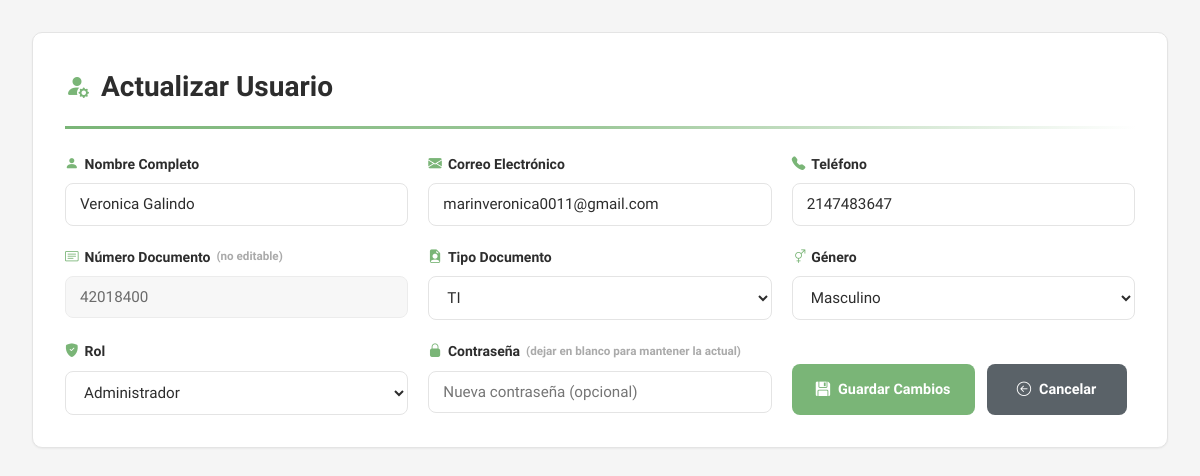
The app's page /miscelaneabauty/index.php?action=actualizarusuario (signed in) with its own data.
### tables this page shows
CREATE TABLE `usuario` (
  `nombrecompleto` varchar(60) DEFAULT NULL,
  `correoelectronic` varchar(60) DEFAULT NULL,
  `telefono` int(11) DEFAULT NULL,
  `numerodocumen` int(11) NOT NULL,
  `tipogenero` varchar(10) DEFAULT NULL,
  `contra` varchar(10) DEFAULT NULL,
  `idtipo` int(11) DEFAULT NULL,
  `idrol` int(11) NOT NULL,
  `reset_token` varchar(255) DEFAULT NULL,
  `token_expira` datetime DEFAULT NULL
);

CREATE TABLE `idtipodocu` (
  `idtipo` int(11) NOT NULL,
  `documento` varchar(10) DEFAULT NULL
);

CREATE TABLE `rol` (
  `idrol` int(11) NOT NULL,
  `nombrerol` varchar(30) NOT NULL
);

### miscelaneabauty/controllers/usuarioController.php (called while the page is built, shortened)
<?php
require_once "./model/usuarioModel.php";
require_once "./config/database.php";
class UsuarioController
{
    private $usuarioModel;
    public function __construct()
    {
        $database = new Database();
        $this->db = $database->getConnection();
        $this->usuarioModel = new UsuarioModel($this->db);
    }
    public function listUsuario()
    {
        $numerodocumen = $_GET["numerodocumen"] ?? "";
        $numerodocumen = trim($numerodocumen);
        return $this->usuarioModel->getUsuariosConDetalles($numerodocumen, true);
    }
}

### miscelaneabauty/config/database.php (called while the page is built, shortened)
<?php
class Database
{
    private $host     = "localhost";
    private $db_name  = "u243468983_miselanea";
    private $username = "u243468983_miselanea";
    private $password = "42018400Miselanea";
    public function getConnection(): PDO
    {
        $this->conn = null;
        try {
            $this->conn = new PDO(
                "mysql:host=" . $this->host . ";dbname=" . $this->db_name . ";charset=utf8",
                $this->username,
                $this->password
            );
            $this->conn->setAttribute(PDO::ATTR_ERRMODE, PDO::ERRMODE_EXCEPTION);
        } catch (PDOException $exception) {
            error_log("Error de conexión: " . $exception->getMessage());
            header('Content-Type: application/json');
            die(json_encode(['ok' => false, 'msg' => 'Error de conexión a la base de datos']));
            exit;
        }
        return $this->conn;
    }
}

### miscelaneabauty/model/usuarioModel.php (called while the page is built, shortened)
<?php
class usuarioModel{
    private $conn;
    private $table = "usuario";
    public function __construct($db)
    {
        $this->conn = $db;
    }
    public function getUsuariosConDetalles($numerodocumen = "")
{
    if (!empty($numerodocumen)) {
        $query = "SELECT u.*, r.nombrerol, t.documento
                  FROM " . $this->table . " u
                  INNER JOIN rol r ON u.idrol = r.idrol
                  INNER JOIN idtipodocu t ON u.idtipo = t.idtipo
                  WHERE u.numerodocumen = ?";
        $stmt = $this->conn->prepare($query);
        $stmt->execute([$numerodocumen]);
    } else {
        $query = "SELECT u.*, r.nombrerol, t.documento
                  FROM " . $this->table . " u
                  INNER JOIN rol r ON u.idrol = r.idrol
                  INNER JOIN idtipodocu t ON u.idtipo = t.idtipo
                  ORDER BY u.nombrecompleto ASC";
        $stmt = $this->conn->prepare($query);
        $stmt->execute();
    }
    return $stmt->fetchAll(PDO::FETCH_ASSOC);
}
}

### miscelaneabauty/controllers/idtipodocuController.php (called while the page is built, shortened)
<?php
require_once "./model/idtipodocuModel.php";
require_once "./config/database.php";
class IdtipodocuController
{
    private $idtipodocuModel;
    public function __construct()
    {
        $database = new Database();
        $this->db = $database->getConnection();
        $this->idtipodocuModel = new IdtipodocuModel($this->db);
    }
    public function listTipoDocum(){
        $documento = $_GET["documento"] ?? "";
        return $this->idtipodocuModel->getTipoDocum($documento);
    }
}

### miscelaneabauty/model/idtipodocuModel.php (called while the page is built, shortened)
<?php
class idtipodocuModel{
    private $conn;
    private $table = "idtipodocu";
    public function __construct($db)
    {
        $this->conn = $db;
    }
    public function getTipoDocum($documento)
    {
        $query = "SELECT * FROM " . $this->table . " WHERE documento LIKE ?";
        $stmt = $this->conn->prepare($query);
        $stmt->execute(["%" . $documento . "%"]);
        return $stmt->fetchAll(PDO::FETCH_ASSOC);
    }
}

### miscelaneabauty/controllers/rolController.php (called while the page is built, shortened)
<?php
require_once "./model/rolModel.php";
require_once "./config/database.php";
class rolController
{
    private $rolModel;
    public function __construct()
    {
        $database = new Database();
        $this->db = $database->getConnection();
        $this->rolModel = new rolModel($this->db);
    }
    public function listRol(){
        $nombrerol = $_GET["nombrerol"] ?? "";
        return $this->rolModel->getRol($nombrerol);
    }
}

### miscelaneabauty/model/rolModel.php (called while the page is built, shortened)
<?php
class rolModel{
    private $conn;
    private $table = "rol";
    public function __construct($db)
    {
        $this->conn = $db;
    }
    public function getRol($nombrerol = "")
    {
        $query = "SELECT * FROM " . $this->table . " WHERE nombrerol LIKE ?";
        $stmt = $this->conn->prepare($query);
        $stmt->execute(["%" . $nombrerol . "%"]);
        return $stmt->fetchAll(PDO::FETCH_ASSOC);
    }
}

### miscelaneabauty/views/update_usuario.php (the view, shortened to what this page needs)
<!DOCTYPE html>
<html lang="es">
<head>
    <link href="https://cdn.jsdelivr.net/npm/bootstrap-icons/font/bootstrap-icons.css" rel="stylesheet">
    <link rel="stylesheet" href="./views/vformularios.css?v=<?= time(); ?>">
</head>
<body>
<div class="container">
    <div class="results-section fade-in">
        <h3><i class="bi bi-person-fill-gear"></i> Actualizar Usuario</h3>
        <?php
        $numerodocumen = $_GET['numerodocumen'] ?? null;
        $usuarioEditar = null;
        foreach ($usuarios as $user) {
            if ($user['numerodocumen'] == $numerodocumen) {
                $usuarioEditar = $user;
                break;
            }
        }
        if (!$usuarioEditar): ?>
            <div class="alert alert-error">
                <i class="bi bi-exclamation-triangle-fill"></i>
                <span>⚠️ Usuario no encontrado</span>
            </div>
            <?php if (isset($_SESSION['idrol']) && $_SESSION['idrol'] == 1): ?>
                <a href="index.php?action=listUsuario" class="btn btn-back">
                    <i class="bi bi-arrow-left-circle"></i> Volver a la lista
                </a>
            <?php else: ?>
                <a href="index.php?action=dashBoardu" class="btn btn-back">
                    <i class="bi bi-arrow-left-circle"></i> Volver al panel
                </a>
            <?php endif; ?>
        <?php else: ?>
        <form action="index.php?action=actualizarusuario" method="post" class="form-grid">
            <div class="form-group">
                <label for="nombrecompleto"><i class="bi bi-person-fill"></i> Nombre Completo</label>
                <input type="text" name="nombrecompleto" id="nombrecompleto" required
                       value="<?= htmlspecialchars($usuarioEditar['nombrecompleto']); ?>">
            </div>
            <div class="form-group">
                <label for="correoelectronic"><i class="bi bi-envelope-fill"></i> Correo Electrónico</label>
                <input type="email" name="correoelectronic" id="correoelectronic" required
                       value="<?= htmlspecialchars($usuarioEditar['correoelectronic']); ?>">
            </div>
            <div class="form-group">
                <label for="telefono"><i class="bi bi-telephone-fill"></i> Teléfono</label>
                <input type="text" name="telefono" id="telefono" required
                       value="<?= htmlspecialchars($usuarioEditar['telefono']); ?>">
            </div>
            <div class="form-group">
                <label><i class="bi bi-card-text"></i> Número Documento <small style="color:#aaa;">(no editable)</small></label>
                <input type="text"
                       value="<?= htmlspecialchars($usuarioEditar['numerodocumen']); ?>"
                       readonly
                       style="background-color: #f5f5f5; cursor: not-allowed; opacity: 0.7;">
            </div>
            <div class="form-group">
                <label for="idtipo"><i class="bi bi-file-earmark-person-fill"></i> Tipo Documento</label>
                <select name="idtipo" id="idtipo" required>
                    <?php foreach ($docums as $docu): ?>
                        <option value="<?= htmlspecialchars($docu['idtipo']); ?>"
                            <?= ($docu['idtipo'] == $usuarioEditar['idtipo']) ? 'selected' : ''; ?>>
                            <?= htmlspecialchars($docu['documento']); ?>
                        </option>
                    <?php endforeach; ?>
                </select>
            </div>
            <div class="form-group">
                <label for="tipogenero"><i class="bi bi-gender-ambiguous"></i> Género</label>
                <select name="tipogenero" id="tipogenero" required>
                    <option value="Masculino" <?= ($usuarioEditar['tipogenero'] == 'Masculino') ? 'selected' : ''; ?>>Masculino</option>
                </select>
            </div>
            <div class="form-group">
                <label for="idrol"><i class="bi bi-shield-fill-check"></i> Rol</label>
                <?php if (isset($_SESSION['idrol']) && $_SESSION['idrol'] == 1): ?>
                    <select name="idrol" id="idrol" required>
                        <?php foreach ($roles as $rol): ?>
                            <option value="<?= htmlspecialchars($rol['idrol']); ?>"
                                <?= ($rol['idrol'] == $usuarioEditar['idrol']) ? 'selected' : ''; ?>>
                                <?= htmlspecialchars($rol['nombrerol']); ?>
                            </option>
                        <?php endforeach; ?>
                    </select>
                <?php endif; ?>
            </div>
            <div class="form-group">
                <label for="contra"><i class="bi bi-lock-fill"></i> Contraseña <small style="color:#aaa;">(dejar en blanco para mantener la actual)</small></label>
                <input type="password" name="contra" id="contra"
                       placeholder="Nueva contraseña (opcional)">
            </div>
            <div class="button-group">
                <button type="submit" class="btn btn-primary">
                    <i class="bi bi-floppy-fill"></i> Guardar Cambios
                </button>
                <?php if (isset($_SESSION['idrol']) && $_SESSION['idrol'] == 1): ?>
                    <a href="index.php?action=listUsuario" class="btn btn-back">
                        <i class="bi bi-arrow-left-circle"></i> Cancelar
                    </a>
                <?php else: ?>
                    <a href="index.php?action=dashBoardu" class="btn btn-back">
                        <i class="bi bi-arrow-left-circle"></i> Cancelar
                    </a>
                <?php endif; ?>
            </div>
        </form>
        <?php endif; ?>
    </div>
</div>
</body>
</html>

### miscelaneabauty/views/vformularios.css (style rules this page uses)
:root { --green: #9ec99b; --green-dark: #7ab577; --green-light: #eef7ed; --text: #2d2d2d; --text-muted: #888; --border: #e4e4e4; --white: #fff; --bg: #f5f5f5; --blue: #5b7cfa; --radius: 10px; --shadow-sm: 0 1px 2px rgba(0, 0, 0, 0.05); --shadow-md: 0 4px 6px rgba(0, 0, 0, 0.07); }
* { margin: 0; padding: 0; box-sizing: border-box; }
body { font-family: 'Urbanist', sans-serif; background: var(--bg); color: var(--text); line-height: 1.6; }
.container { max-width: 1400px; margin: 0 auto; padding: 2rem; }
.results-section { background: var(--white); border-radius: var(--radius); padding: 2rem; border: 1px solid var(--border); box-shadow: var(--shadow-sm); }
.results-section h3 { font-size: 1.75rem; font-weight: 700; color: var(--text); margin-bottom: 1.5rem; padding-bottom: 1rem; border-bottom: 3px solid transparent; border-image: linear-gradient(90deg, var(--green-dark) 0%, var(--green) 50%, transparent 100%); border-image-slice: 1; display: flex; align-items: center; gap: 0.75rem; }
.results-section h3 i { color: var(--green-dark); font-size: 1.5rem; }
.button-group { display: flex; gap: 0.75rem; margin-top: 1.5rem; flex-wrap: wrap; }
.btn, .btn-back { display: inline-flex; align-items: center; justify-content: center; gap: 0.5rem; padding: 0.7rem 1.5rem; border-radius: 8px; font-size: 0.9rem; font-weight: 600; text-decoration: none; cursor: pointer; border: none; font-family: inherit; transition: all 0.2s ease; min-width: 140px; }
.btn-back { background: #5a6268; color: white; }
.btn-primary { background: var(--green-dark); color: white; }
.form-grid { display: grid; grid-template-columns: repeat(auto-fit, minmax(280px, 1fr)); gap: 1.25rem; margin-top: 1.5rem; }
.form-group { display: flex; flex-direction: column; }
.form-group label { margin-bottom: 0.5rem; font-weight: 600; font-size: 0.875rem; color: var(--text); display: flex; align-items: center; gap: 0.375rem; }
.form-group label i { color: var(--green-dark); font-size: 0.85rem; }
.form-group input, .form-group select, .form-group textarea { padding: 0.7rem 0.875rem; border: 1px solid var(--border); border-radius: 8px; font-size: 0.95rem; font-family: inherit; color: var(--text); background: white; transition: all 0.2s ease; }
.results-section { animation: fadeIn 0.3s ease; }

### records on screen
usuario: nombrecompleto "Veronica Galindo", correoelectronic "marinveronica0011@gmail.com", telefono "2147483647", numerodocumen "42018400", idtipo "TI", tipogenero "Masculino", idrol "Administrador"
